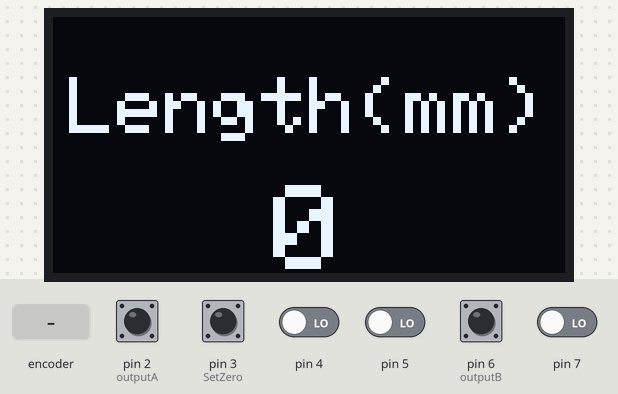
This sketch was run on a simulated Arduino Uno, built with avr-gcc and run on an emulated ATmega328P. Shown: 128×64 one-colour display. The inputs (shaded band) are chosen by the test bench; at power-on: pin 2 (outputA), pin 3 (SetZero), pin 6 (outputB) HIGH, pin 4, pin 5, pin 7 LOW.

Above: at 1.3 s.
1.4 s: rotary encoder on pin 2 (outputA) / pin 6 (outputB) turned 3 steps (first pin leading)
At 3.0 s:
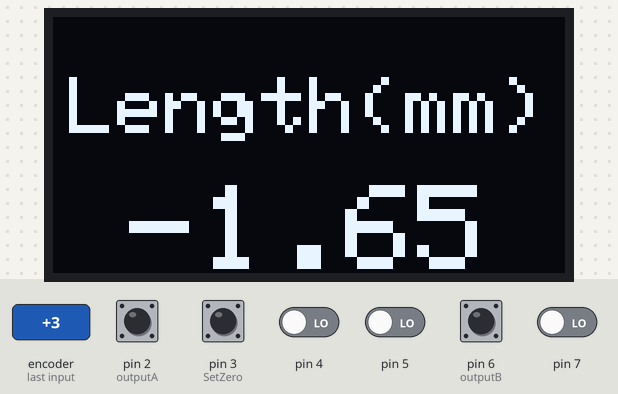
3.5 s: pin 3 (SetZero) pulled LOW for 0.15 s
At 4.6 s:
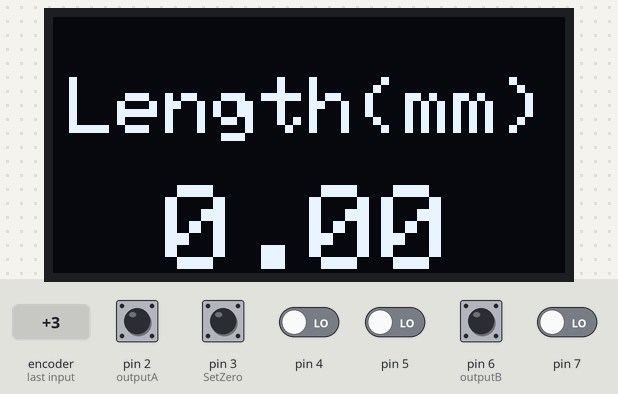
5.1 s: rotary encoder on pin 2 (outputA) / pin 6 (outputB) turned 2 steps (second pin leading)
At 6.7 s:
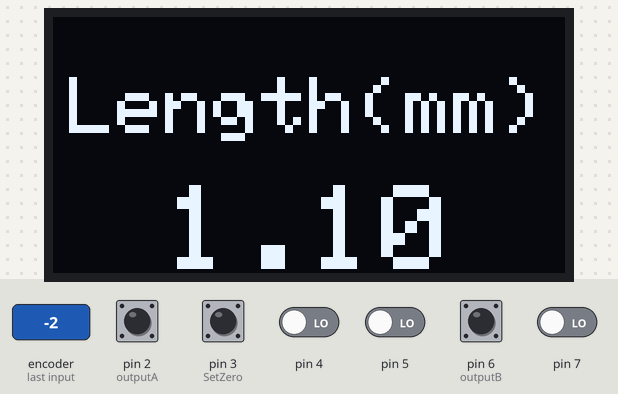
Timing chart, 0 to 8.2 s (numbered marks = the images above; inputs shaded):
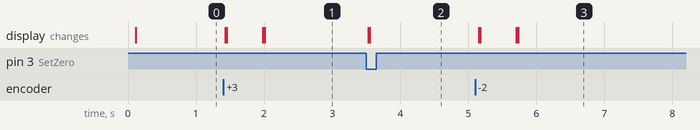

Measured:
- after the input at 1.4 s, the display: first changes at once (image 1 shows a later state)
- after the input at 3.5 s, the display: first changes at once (image 2 shows a later state)
- after the input at 5.1 s, the display: first changes after 0.05 s (image 3 shows a later state)

The sketch:

Code.ino
```cpp
#include <SPI.h>
#include <Wire.h>
#include <Adafruit_GFX.h>
#include <Adafruit_SSD1306.h>

#define SCREEN_WIDTH 128 // OLED display width, in pixels
#define SCREEN_HEIGHT 64 // OLED display height, in pixels

// Declaration for SSD1306 display connected using software SPI (default case):
#define OLED_MOSI  12
#define OLED_CLK   13
#define OLED_DC    9
#define OLED_CS    10
#define OLED_RESET  8
Adafruit_SSD1306 display(SCREEN_WIDTH, SCREEN_HEIGHT,
  OLED_MOSI, OLED_CLK, OLED_DC, OLED_RESET, OLED_CS);


#define outputA 2
#define outputB 6
#define SetZero 3

#define Diameter 70 //in mm
#define CPR 800 //Counts per revolution of each phase.
float factor= (3.1415*Diameter)/(CPR);

bool aState;
bool aLastState;
unsigned long int lastdata=0;
unsigned long int lastDisplay=0;
bool led=0;
long units=0;
bool i=0;

void setup() {
  pinMode (outputA,INPUT_PULLUP);
  pinMode (outputB,INPUT_PULLUP);
  pinMode (SetZero,INPUT_PULLUP);

  attachInterrupt(digitalPinToInterrupt(2),ISR1,CHANGE);
  attachInterrupt(digitalPinToInterrupt(3),ISR2,FALLING);
  Serial.begin(9600);

  if(!display.begin(SSD1306_SWITCHCAPVCC)) {
    Serial.println(F("SSD1306 allocation failed"));
    for(;;); // Don't proceed, loop forever
  }

  // Clear the buffer
  display.clearDisplay();
  display.display();
  display.setTextColor(WHITE);
  aLastState = PIND&(1<<2)?1:0;

        display.clearDisplay();
        display.setTextSize(2);
        displayCenter("Length(mm)",15);
        display.setTextSize(3);
        displayCenter(String(units),42);
        lastDisplay=millis();

}

void loop()
{
    if(i==1)
    {
      updateDisplay();
    }

   if(millis()-lastdata>10000)
   {
     units=0;
     updateDisplay();
     lastdata=millis();
   }
}


void ISR1()
{

  if ( bool(PIND&(1<<6)) != bool(PIND&(1<<2)) )
     {
       units --;
     }
     else
     {
       units ++;
     }
     i=1;

}

void ISR2()
{
  units=0;
  i=1;
  }

void updateDisplay()
{
        if(millis() - lastDisplay>500)
        {
        display.clearDisplay();
        display.setTextSize(2);
        displayCenter("Length(mm)",15);
        display.setTextSize(3);
        displayCenter(String(float(units*factor)),42);
        lastDisplay=millis();
        lastdata = lastDisplay;
         i=0;
        }

  }


void displayCenter(String text, int line)
{
  int16_t x1;
  int16_t y1;
  uint16_t width;
  uint16_t height;

  display.getTextBounds(text, 0, 0, &x1, &y1, &width, &height);
  // display on horizontal center
  display.setCursor((SCREEN_WIDTH - width) / 2, line);
  display.println(text); // text to display
  display.display();
}
```
